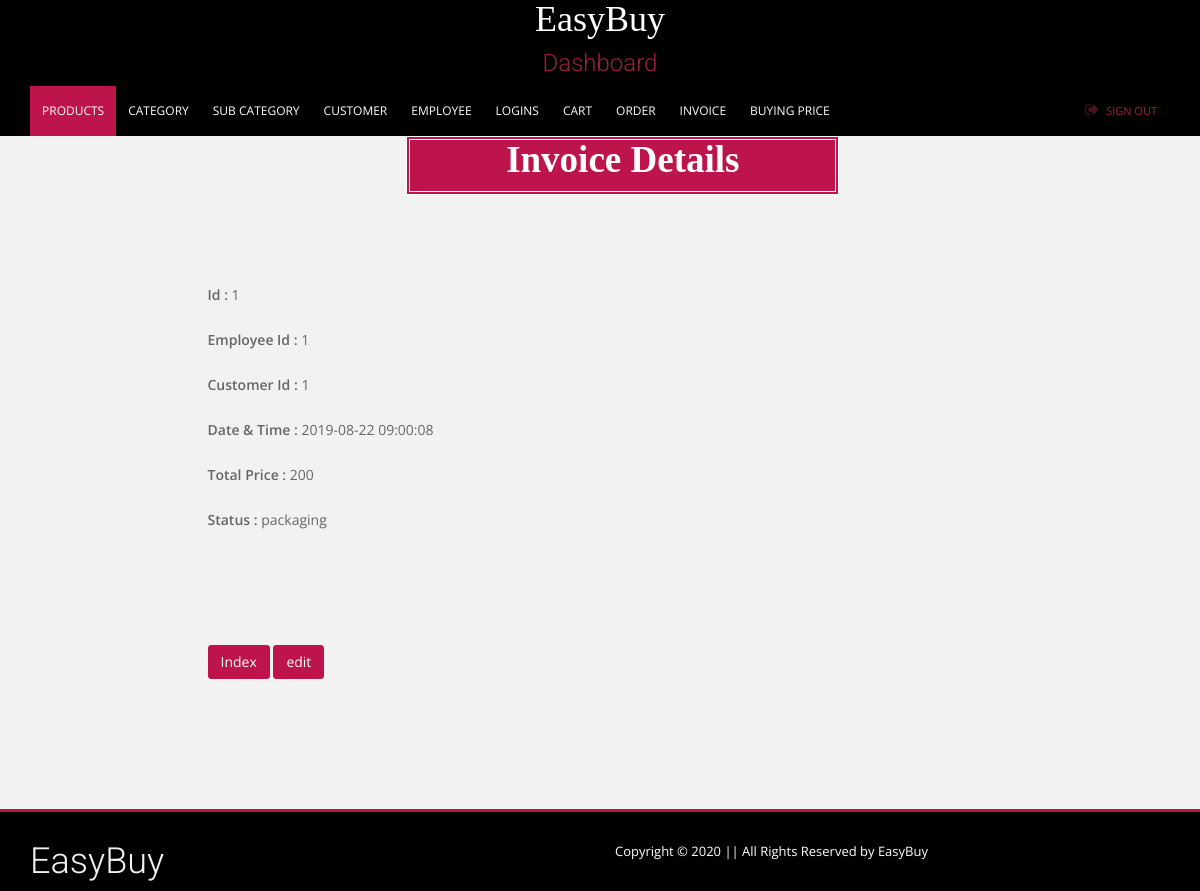
/views/invoice/details.php?Id=1 (signed in), run on the app's committed database.
### tables this page shows
CREATE TABLE `invoice` (
  `Id` int(11) NOT NULL,
  `Employee_Id` int(11) DEFAULT NULL,
  `Customer_Id` int(11) NOT NULL,
  `Date_Time` datetime NOT NULL DEFAULT CURRENT_TIMESTAMP,
  `Total_Price` int(11) NOT NULL,
  `Status` varchar(20) NOT NULL DEFAULT 'On Process'
);

### app/controller/invoiceControlle.php (called while the page is built, shortened)
<?php
     function details()
    {
        $id = $_REQUEST['Id'];
        $s = "select * from invoice where Id=".$id."";
        $jsonData = readQuery($s);
        $data = json_decode($jsonData);
        return $data;
    }
  ?>

### app/model/model.php (called while the page is built, shortened)
<?php
    function readQuery($sql)
    {
        $conn = new mysqli(servername , username, password, databaseName);
        $arr = [];
        $result = $conn->query($sql);
        if ($result == TRUE) {
            while($row = $result->fetch_assoc()) {
                $arr[] = $row;
            }
        }
        else
        {
            echo "Error: " . $conn->error;
        }
        $json_data = json_encode($arr);
        return $json_data;
    }
?>

### views/invoice/details.php (the view, shortened to what this page needs)
<?php
    include CON_FRONT.'invoiceControlle.php';
    $ind = details();
?>
<!DOCTYPE html>
<html>
<head>
	<link rel="stylesheet" href="">
</head>
<body>
    <?php include "../layout/adminHeader.php";?>
    <div class="container">
        <div class="row">
            <div class="col-md-12">
                <div class="section-title text-center">
                        <h2 style="font-weight: 700;">Invoice Details </h2>
                </div>
                <br><br>
            </div>
            <div class="row">
                <div class="col-md-4 col-md-offset-1">
                    <div class="detail-content" style="padding-left: 25% ">
                    <br>
                    <br>
                    <label for="">Id :</label>
                    <?php echo $ind[0]->Id; ?>
                    <br>
                    <br>
                    <label for="">Employee Id :</label>
                    <?php echo $ind[0]->Employee_Id; ?>
                    <br>
                    <br>
                    <label for="">Customer Id :</label>
                    <?php echo $ind[0]->Customer_Id; ?>
                    <br>
                    <br>
                    <label for="">Date & Time :</label>
                    <?php echo $ind[0]->Date_Time; ?>
                    <br>
                    <br>
                    <label for="">Total Price :</label>
                    <?php echo $ind[0]->Total_Price; ?>
                    <br>
                    <br>
                    <label for="">Status :</label>
                    <?php echo $ind[0]->Status; ?>
                    <div class="gap"></div>
                    <a class="btn btn-primary" href="index.php">Index</a>
                    <a class="btn btn-primary" href="update.php?Id=<?= $ind[0]->Id ?>">edit</a>
                    <br>
                    <br>
                </div>
            </div>
        </div>
        <div class="gap"></div>
    </div>
</div>
    <?php include "../layout/adminFooter.php";?>
</body>
</html>

### data on the page
invoice: Id "1", Employee_Id "1", Customer_Id "1", Date_Time "2019-08-22 09:00:08", Total_Price "200", Status "packaging"
